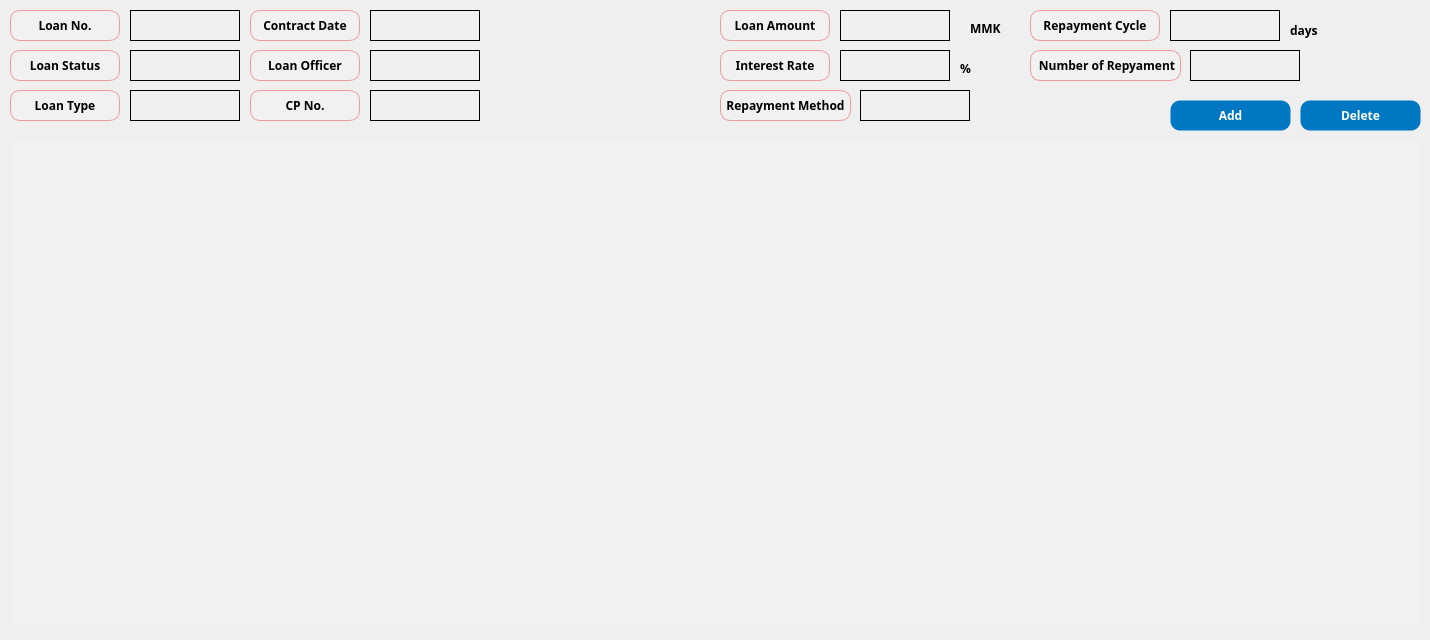
    <widget class="QWidget" name="tab_3">
     <attribute name="title">
      <string>Guarantor Management</string>
     </attribute>
     <widget class="QTableView" name="guarantorTable">
      <property name="geometry">
       <rect>
        <x>10</x>
        <y>140</y>
        <width>1411</width>
        <height>491</height>
       </rect>
      </property>
      <property name="styleSheet">
       <string notr="true">background-color: #f1f1f1;
border: 1px solid transparent;
border-radius: 10px;</string>
      </property>
     </widget>
     <widget class="QLabel" name="label_29">
      <property name="geometry">
       <rect>
        <x>10</x>
        <y>50</y>
        <width>110</width>
        <height>31</height>
       </rect>
      </property>
      <property name="minimumSize">
       <size>
        <width>110</width>
        <height>0</height>
       </size>
      </property>
      <property name="maximumSize">
       <size>
        <width>110</width>
        <height>16777215</height>
       </size>
      </property>
      <property name="font">
       <font>
        <family>Arial Black</family>
        <pointsize>9</pointsize>
        <weight>75</weight>
        <bold>true</bold>
       </font>
      </property>
      <property name="styleSheet">
       <string notr="true">background-color:rgb(241, 241, 241);
border: 1px solid #ef9a9a;
border-radius: 10px;</string>
      </property>
      <property name="frameShape">
       <enum>QFrame::Box</enum>
      </property>
      <property name="text">
       <string>Loan Status</string>
      </property>
      <property name="alignment">
       <set>Qt::AlignCenter</set>
      </property>
     </widget>
     <widget class="QLabel" name="label_34">
      <property name="geometry">
       <rect>
        <x>720</x>
        <y>50</y>
        <width>110</width>
        <height>31</height>
       </rect>
      </property>
      <property name="minimumSize">
       <size>
        <width>110</width>
        <height>0</height>
       </size>
      </property>
      <property name="maximumSize">
       <size>
        <width>110</width>
        <height>16777215</height>
       </size>
      </property>
      <property name="font">
       <font>
        <family>Arial Black</family>
        <pointsize>9</pointsize>
        <weight>75</weight>
        <bold>true</bold>
       </font>
      </property>
      <property name="styleSheet">
       <string notr="true">background-color:rgb(241, 241, 241);
border: 1px solid #ef9a9a;
border-radius: 10px;</string>
      </property>
      <property name="frameShape">
       <enum>QFrame::Box</enum>
      </property>
      <property name="text">
       <string>Interest Rate</string>
      </property>
      <property name="alignment">
       <set>Qt::AlignCenter</set>
      </property>
     </widget>
     <widget class="QLabel" name="label_38">
      <property name="geometry">
       <rect>
        <x>1030</x>
        <y>10</y>
        <width>130</width>
        <height>31</height>
       </rect>
      </property>
      <property name="minimumSize">
       <size>
        <width>130</width>
        <height>0</height>
       </size>
      </property>
      <property name="maximumSize">
       <size>
        <width>130</width>
        <height>16777215</height>
       </size>
      </property>
      <property name="font">
       <font>
        <family>Arial Black</family>
        <pointsize>9</pointsize>
        <weight>75</weight>
        <bold>true</bold>
       </font>
      </property>
      <property name="styleSheet">
       <string notr="true">background-color:rgb(241, 241, 241);
border: 1px solid #ef9a9a;
border-radius: 10px;</string>
      </property>
      <property name="frameShape">
       <enum>QFrame::Box</enum>
      </property>
      <property name="text">
       <string>Repayment Cycle</string>
      </property>
      <property name="alignment">
       <set>Qt::AlignCenter</set>
      </property>
     </widget>
     <widget class="QLabel" name="label_30">
      <property name="geometry">
       <rect>
        <x>720</x>
        <y>90</y>
        <width>131</width>
        <height>31</height>
       </rect>
      </property>
      <property name="minimumSize">
       <size>
        <width>110</width>
        <height>0</height>
       </size>
      </property>
      <property name="maximumSize">
       <size>
        <width>16777215</width>
        <height>16777215</height>
       </size>
      </property>
      <property name="font">
       <font>
        <family>Arial Black</family>
        <pointsize>9</pointsize>
        <weight>75</weight>
        <bold>true</bold>
       </font>
      </property>
      <property name="styleSheet">
       <string notr="true">background-color:rgb(241, 241, 241);
border: 1px solid #ef9a9a;
border-radius: 10px;</string>
      </property>
      <property name="frameShape">
       <enum>QFrame::Box</enum>
      </property>
      <property name="text">
       <string>Repayment Method</string>
      </property>
      <property name="alignment">
       <set>Qt::AlignCenter</set>
      </property>
     </widget>
     <widget class="QLabel" name="label_47">
      <property name="geometry">
       <rect>
        <x>970</x>
        <y>20</y>
        <width>41</width>
        <height>16</height>
       </rect>
      </property>
      <property name="font">
       <font>
        <family>Arial Black</family>
        <weight>75</weight>
        <bold>true</bold>
       </font>
      </property>
      <property name="text">
       <string>MMK</string>
      </property>
     </widget>
     <widget class="QLabel" name="label_31">
      <property name="geometry">
       <rect>
        <x>720</x>
        <y>10</y>
        <width>110</width>
        <height>31</height>
       </rect>
      </property>
      <property name="minimumSize">
       <size>
        <width>110</width>
        <height>0</height>
       </size>
      </property>
      <property name="maximumSize">
       <size>
        <width>110</width>
        <height>16777215</height>
       </size>
      </property>
      <property name="font">
       <font>
        <family>Arial Black</family>
        <pointsize>9</pointsize>
        <weight>75</weight>
        <bold>true</bold>
       </font>
      </property>
      <property name="styleSheet">
       <string notr="true">background-color:rgb(241, 241, 241);
border: 1px solid #ef9a9a;
border-radius: 10px;</string>
      </property>
      <property name="frameShape">
       <enum>QFrame::Box</enum>
      </property>
      <property name="text">
       <string>Loan Amount</string>
      </property>
      <property name="alignment">
       <set>Qt::AlignCenter</set>
      </property>
     </widget>
     <widget class="QLabel" name="label_32">
      <property name="geometry">
       <rect>
        <x>250</x>
        <y>50</y>
        <width>110</width>
        <height>31</height>
       </rect>
      </property>
      <property name="minimumSize">
       <size>
        <width>110</width>
        <height>0</height>
       </size>
      </property>
      <property name="maximumSize">
       <size>
        <width>110</width>
        <height>16777215</height>
       </size>
      </property>
      <property name="font">
       <font>
        <family>Arial Black</family>
        <pointsize>9</pointsize>
        <weight>75</weight>
        <bold>true</bold>
       </font>
      </property>
      <property name="styleSheet">
       <string notr="true">background-color:rgb(241, 241, 241);
border: 1px solid #ef9a9a;
border-radius: 10px;</string>
      </property>
      <property name="frameShape">
       <enum>QFrame::Box</enum>
      </property>
      <property name="text">
       <string>Loan Officer</string>
      </property>
      <property name="alignment">
       <set>Qt::AlignCenter</set>
      </property>
     </widget>
     <widget class="QLabel" name="label_136">
      <property name="geometry">
       <rect>
        <x>1290</x>
        <y>20</y>
        <width>31</width>
        <height>20</height>
       </rect>
      </property>
      <property name="font">
       <font>
        <family>Arial Black</family>
        <weight>75</weight>
        <bold>true</bold>
       </font>
      </property>
      <property name="text">
       <string>days</string>
      </property>
     </widget>
     <widget class="QLabel" name="label_36">
      <property name="geometry">
       <rect>
        <x>10</x>
        <y>90</y>
        <width>110</width>
        <height>31</height>
       </rect>
      </property>
      <property name="minimumSize">
       <size>
        <width>110</width>
        <height>0</height>
       </size>
      </property>
      <property name="maximumSize">
       <size>
        <width>110</width>
        <height>16777215</height>
       </size>
      </property>
      <property name="font">
       <font>
        <family>Arial Black</family>
        <pointsize>9</pointsize>
        <weight>75</weight>
        <bold>true</bold>
       </font>
      </property>
      <property name="styleSheet">
       <string notr="true">background-color:rgb(241, 241, 241);
border: 1px solid #ef9a9a;
border-radius: 10px;</string>
      </property>
      <property name="frameShape">
       <enum>QFrame::Box</enum>
      </property>
      <property name="text">
       <string>Loan Type</string>
      </property>
      <property name="alignment">
       <set>Qt::AlignCenter</set>
      </property>
     </widget>
     <widget class="QLabel" name="label_23">
      <property name="geometry">
       <rect>
        <x>10</x>
        <y>10</y>
        <width>110</width>
        <height>31</height>
       </rect>
      </property>
      <property name="minimumSize">
       <size>
        <width>110</width>
        <height>0</height>
       </size>
      </property>
      <property name="maximumSize">
       <size>
        <width>110</width>
        <height>16777215</height>
       </size>
      </property>
      <property name="font">
       <font>
        <family>Arial Black</family>
        <pointsize>9</pointsize>
        <weight>75</weight>
        <bold>true</bold>
       </font>
      </property>
      <property name="styleSheet">
       <string notr="true">background-color:rgb(241, 241, 241);
border: 1px solid #ef9a9a;
border-radius: 10px;</string>
      </property>
      <property name="frameShape">
       <enum>QFrame::Box</enum>
      </property>
      <property name="text">
       <string>Loan No.</string>
      </property>
      <property name="alignment">
       <set>Qt::AlignCenter</set>
      </property>
     </widget>
     <widget class="QLabel" name="label_41">
      <property name="geometry">
       <rect>
        <x>1030</x>
        <y>50</y>
        <width>151</width>
        <height>31</height>
       </rect>
      </property>
      <property name="minimumSize">
       <size>
        <width>130</width>
        <height>0</height>
       </size>
      </property>
      <property name="maximumSize">
       <size>
        <width>16777215</width>
        <height>16777215</height>
       </size>
      </property>
      <property name="font">
       <font>
        <family>Arial Black</family>
        <pointsize>9</pointsize>
        <weight>75</weight>
        <bold>true</bold>
       </font>
      </property>
      <property name="styleSheet">
       <string notr="true">background-color:rgb(241, 241, 241);
border: 1px solid #ef9a9a;
border-radius: 10px;</string>
      </property>
      <property name="frameShape">
       <enum>QFrame::Box</enum>
      </property>
      <property name="text">
       <string> Number of Repyament</string>
      </property>
      <property name="alignment">
       <set>Qt::AlignCenter</set>
      </property>
     </widget>
     <widget class="QLabel" name="label_48">
      <property name="geometry">
       <rect>
        <x>960</x>
        <y>60</y>
        <width>16</width>
        <height>16</height>
       </rect>
      </property>
      <property name="font">
       <font>
        <family>Arial Black</family>
        <weight>75</weight>
        <bold>true</bold>
       </font>
      </property>
      <property name="text">
       <string>%</string>
      </property>
     </widget>
     <widget class="QLabel" name="label_49">
      <property name="geometry">
       <rect>
        <x>250</x>
        <y>10</y>
        <width>110</width>
        <height>31</height>
       </rect>
      </property>
      <property name="minimumSize">
       <size>
        <width>110</width>
        <height>0</height>
       </size>
      </property>
      <property name="maximumSize">
       <size>
        <width>110</width>
        <height>16777215</height>
       </size>
      </property>
      <property name="font">
       <font>
        <family>Arial Black</family>
        <pointsize>9</pointsize>
        <weight>75</weight>
        <bold>true</bold>
       </font>
      </property>
      <property name="styleSheet">
       <string notr="true">background-color:rgb(241, 241, 241);
border: 1px solid #ef9a9a;
border-radius: 10px;</string>
      </property>
      <property name="frameShape">
       <enum>QFrame::Box</enum>
      </property>
      <property name="text">
       <string>Contract Date</string>
      </property>
      <property name="alignment">
       <set>Qt::AlignCenter</set>
      </property>
     </widget>
     <widget class="QLabel" name="guarantorLoanNumber">
      <property name="geometry">
       <rect>
        <x>130</x>
        <y>10</y>
        <width>110</width>
        <height>31</height>
       </rect>
      </property>
      <property name="minimumSize">
       <size>
        <width>110</width>
        <height>0</height>
       </size>
      </property>
      <property name="maximumSize">
       <size>
        <width>110</width>
        <height>16777215</height>
       </size>
      </property>
      <property name="font">
       <font>
        <family>Arial Black</family>
        <weight>75</weight>
        <bold>true</bold>
       </font>
      </property>
      <property name="styleSheet">
       <string notr="true">QLabel {
    border: 1px solid black;
    background-color: transparent;
    color: black;
}

QLabel:disabled {
    border: 1px solid lightgray;
    background-color: rgb(236, 236, 236);
    color: lightgray;
}
</string>
      </property>
      <property name="frameShape">
       <enum>QFrame::Box</enum>
      </property>
      <property name="text">
       <string/>
      </property>
     </widget>
     <widget class="QLabel" name="guarantorLoanStatus">
      <property name="geometry">
       <rect>
        <x>130</x>
        <y>50</y>
        <width>110</width>
        <height>31</height>
       </rect>
      </property>
      <property name="minimumSize">
       <size>
        <width>110</width>
        <height>0</height>
       </size>
      </property>
      <property name="maximumSize">
       <size>
        <width>110</width>
        <height>16777215</height>
       </size>
      </property>
      <property name="font">
       <font>
        <family>Arial Black</family>
        <weight>75</weight>
        <bold>true</bold>
       </font>
      </property>
      <property name="styleSheet">
       <string notr="true">QLabel {
    border: 1px solid black;
    background-color: transparent;
    color: black;
}

QLabel:disabled {
    border: 1px solid lightgray;
    background-color: rgb(236, 236, 236);
    color: lightgray;
}
</string>
      </property>
      <property name="frameShape">
       <enum>QFrame::Box</enum>
      </property>
      <property name="text">
       <string/>
      </property>
     </widget>
     <widget class="QLabel" name="guarantorLoanOfficer">
      <property name="geometry">
       <rect>
        <x>370</x>
        <y>50</y>
        <width>110</width>
        <height>31</height>
       </rect>
      </property>
      <property name="minimumSize">
       <size>
        <width>110</width>
        <height>0</height>
       </size>
      </property>
      <property name="maximumSize">
       <size>
        <width>110</width>
        <height>16777215</height>
       </size>
      </property>
      <property name="font">
       <font>
        <family>Arial Black</family>
        <weight>75</weight>
        <bold>true</bold>
       </font>
      </property>
      <property name="styleSheet">
       <string notr="true">QLabel {
    border: 1px solid black;
    background-color: transparent;
    color: black;
}

QLabel:disabled {
    border: 1px solid lightgray;
    background-color: rgb(236, 236, 236);
    color: lightgray;
}
</string>
      </property>
      <property name="frameShape">
       <enum>QFrame::Box</enum>
      </property>
      <property name="text">
       <string/>
      </property>
     </widget>
     <widget class="QLabel" name="guarantorContractDate">
      <property name="geometry">
       <rect>
        <x>370</x>
        <y>10</y>
        <width>110</width>
        <height>31</height>
       </rect>
      </property>
      <property name="minimumSize">
       <size>
        <width>110</width>
        <height>0</height>
       </size>
      </property>
      <property name="maximumSize">
       <size>
        <width>110</width>
        <height>16777215</height>
       </size>
      </property>
      <property name="font">
       <font>
        <family>Arial Black</family>
        <weight>75</weight>
        <bold>true</bold>
       </font>
      </property>
      <property name="styleSheet">
       <string notr="true">QLabel {
    border: 1px solid black;
    background-color: transparent;
    color: black;
}

QLabel:disabled {
    border: 1px solid lightgray;
    background-color: rgb(236, 236, 236);
    color: lightgray;
}
</string>
      </property>
      <property name="frameShape">
       <enum>QFrame::Box</enum>
      </property>
      <property name="text">
       <string/>
      </property>
     </widget>
     <widget class="QLabel" name="guarantorLoanType">
      <property name="geometry">
       <rect>
        <x>130</x>
        <y>90</y>
        <width>110</width>
        <height>31</height>
       </rect>
      </property>
      <property name="minimumSize">
       <size>
        <width>110</width>
        <height>0</height>
       </size>
      </property>
      <property name="maximumSize">
       <size>
        <width>110</width>
        <height>16777215</height>
       </size>
      </property>
      <property name="font">
       <font>
        <family>Arial Black</family>
        <weight>75</weight>
        <bold>true</bold>
       </font>
      </property>
      <property name="styleSheet">
       <string notr="true">QLabel {
    border: 1px solid black;
    background-color: transparent;
    color: black;
}

QLabel:disabled {
    border: 1px solid lightgray;
    background-color: rgb(236, 236, 236);
    color: lightgray;
}
</string>
      </property>
      <property name="frameShape">
       <enum>QFrame::Box</enum>
      </property>
      <property name="text">
       <string/>
      </property>
     </widget>
     <widget class="QLabel" name="guarantorLoanAmount">
      <property name="geometry">
       <rect>
        <x>840</x>
        <y>10</y>
        <width>110</width>
        <height>31</height>
       </rect>
      </property>
      <property name="minimumSize">
       <size>
        <width>110</width>
        <height>0</height>
       </size>
      </property>
      <property name="maximumSize">
       <size>
        <width>110</width>
        <height>16777215</height>
       </size>
      </property>
      <property name="font">
       <font>
        <family>Arial Black</family>
        <weight>75</weight>
        <bold>true</bold>
       </font>
      </property>
      <property name="styleSheet">
       <string notr="true">QLabel {
    border: 1px solid black;
    background-color: transparent;
    color: black;
}

QLabel:disabled {
    border: 1px solid lightgray;
    background-color: rgb(236, 236, 236);
    color: lightgray;
}
</string>
      </property>
      <property name="frameShape">
       <enum>QFrame::Box</enum>
      </property>
      <property name="text">
       <string/>
      </property>
     </widget>
     <widget class="QLabel" name="guarantorInterestRate">
      <property name="geometry">
       <rect>
        <x>840</x>
        <y>50</y>
        <width>110</width>
        <height>31</height>
       </rect>
      </property>
      <property name="minimumSize">
       <size>
        <width>110</width>
        <height>0</height>
       </size>
      </property>
      <property name="maximumSize">
       <size>
        <width>110</width>
        <height>16777215</height>
       </size>
      </property>
      <property name="font">
       <font>
        <family>Arial Black</family>
        <weight>75</weight>
        <bold>true</bold>
       </font>
      </property>
      <property name="styleSheet">
       <string notr="true">QLabel {
    border: 1px solid black;
    background-color: transparent;
    color: black;
}

QLabel:disabled {
    border: 1px solid lightgray;
    background-color: rgb(236, 236, 236);
    color: lightgray;
}
</string>
      </property>
      <property name="frameShape">
       <enum>QFrame::Box</enum>
      </property>
      <property name="text">
       <string/>
      </property>
     </widget>
     <widget class="QLabel" name="guarantorRepaymentMethod">
      <property name="geometry">
       <rect>
        <x>860</x>
        <y>90</y>
        <width>110</width>
        <height>31</height>
       </rect>
      </property>
      <property name="minimumSize">
       <size>
        <width>110</width>
        <height>0</height>
       </size>
      </property>
      <property name="maximumSize">
       <size>
        <width>110</width>
        <height>16777215</height>
       </size>
      </property>
      <property name="font">
       <font>
        <family>Arial Black</family>
        <weight>75</weight>
        <bold>true</bold>
       </font>
      </property>
      <property name="styleSheet">
       <string notr="true">QLabel {
    border: 1px solid black;
    background-color: transparent;
    color: black;
}

QLabel:disabled {
    border: 1px solid lightgray;
    background-color: rgb(236, 236, 236);
    color: lightgray;
}
</string>
      </property>
      <property name="frameShape">
       <enum>QFrame::Box</enum>
      </property>
      <property name="text">
       <string/>
      </property>
     </widget>
     <widget class="QLabel" name="guarantorRepaymentCycle">
      <property name="geometry">
       <rect>
        <x>1170</x>
        <y>10</y>
        <width>110</width>
        <height>31</height>
       </rect>
      </property>
      <property name="minimumSize">
       <size>
        <width>110</width>
        <height>0</height>
       </size>
      </property>
      <property name="maximumSize">
       <size>
        <width>110</width>
        <height>16777215</height>
       </size>
      </property>
      <property name="font">
       <font>
        <family>Arial Black</family>
        <weight>75</weight>
        <bold>true</bold>
       </font>
      </property>
      <property name="styleSheet">
       <string notr="true">QLabel {
    border: 1px solid black;
    background-color: transparent;
    color: black;
}

QLabel:disabled {
    border: 1px solid lightgray;
    background-color: rgb(236, 236, 236);
    color: lightgray;
}
</string>
      </property>
      <property name="frameShape">
       <enum>QFrame::Box</enum>
      </property>
      <property name="text">
       <string/>
      </property>
     </widget>
     <widget class="QLabel" name="guarantorNumberOfRepayment">
      <property name="geometry">
       <rect>
        <x>1190</x>
        <y>50</y>
        <width>110</width>
        <height>31</height>
       </rect>
      </property>
      <property name="minimumSize">
       <size>
        <width>110</width>
        <height>0</height>
       </size>
      </property>
      <property name="maximumSize">
       <size>
        <width>110</width>
        <height>16777215</height>
       </size>
      </property>
      <property name="font">
       <font>
        <family>Arial Black</family>
        <weight>75</weight>
        <bold>true</bold>
       </font>
      </property>
      <property name="styleSheet">
       <string notr="true">QLabel {
    border: 1px solid black;
    background-color: transparent;
    color: black;
}

QLabel:disabled {
    border: 1px solid lightgray;
    background-color: rgb(236, 236, 236);
    color: lightgray;
}
</string>
      </property>
      <property name="frameShape">
       <enum>QFrame::Box</enum>
      </property>
      <property name="text">
       <string/>
      </property>
     </widget>
     <widget class="QPushButton" name="addGuarantorButton">
      <property name="geometry">
       <rect>
        <x>1170</x>
        <y>100</y>
        <width>121</width>
        <height>31</height>
       </rect>
      </property>
      <property name="font">
       <font>
        <family>Arial Black</family>
        <pointsize>9</pointsize>
        <weight>75</weight>
        <bold>true</bold>
       </font>
      </property>
      <property name="styleSheet">
       <string notr="true">QPushButton {
    background-color: #0077c2;
    color: white;
    border: 1px solid transparent;
    border-radius: 10px;
    padding: 5px 10px;
}

QPushButton:hover {
    border: 1px solid white;
}

QPushButton:pressed {
    background-color: #005f9e;
    padding-top: 6px;
    padding-bottom: 4px;
}

QPushButton:disabled {
    background-color: lightgray;
    color: gray;
    border: 1px solid gray;
}
</string>
      </property>
      <property name="text">
       <string>Add</string>
      </property>
     </widget>
     <widget class="QPushButton" name="deleteGuarantorButton">
      <property name="geometry">
       <rect>
        <x>1300</x>
        <y>100</y>
        <width>121</width>
        <height>31</height>
       </rect>
      </property>
      <property name="font">
       <font>
        <family>Arial Black</family>
        <pointsize>9</pointsize>
        <weight>75</weight>
        <bold>true</bold>
       </font>
      </property>
      <property name="styleSheet">
       <string notr="true">QPushButton {
    background-color: #0077c2;
    color: white;
    border: 1px solid transparent;
    border-radius: 10px;
    padding: 5px 10px;
}

QPushButton:hover {
    border: 1px solid white;
}

QPushButton:pressed {
    background-color: #005f9e;
    padding-top: 6px;
    padding-bottom: 4px;
}

QPushButton:disabled {
    background-color: lightgray;
    color: gray;
    border: 1px solid gray;
}
</string>
      </property>
      <property name="text">
       <string>Delete</string>
      </property>
     </widget>
     <widget class="QLabel" name="label_74">
      <property name="geometry">
       <rect>
        <x>250</x>
        <y>90</y>
        <width>110</width>
        <height>31</height>
       </rect>
      </property>
      <property name="minimumSize">
       <size>
        <width>110</width>
        <height>0</height>
       </size>
      </property>
      <property name="maximumSize">
       <size>
        <width>110</width>
        <height>16777215</height>
       </size>
      </property>
      <property name="font">
       <font>
        <family>Arial Black</family>
        <pointsize>9</pointsize>
        <weight>75</weight>
        <bold>true</bold>
       </font>
      </property>
      <property name="styleSheet">
       <string notr="true">background-color:rgb(241, 241, 241);
border: 1px solid #ef9a9a;
border-radius: 10px;</string>
      </property>
      <property name="frameShape">
       <enum>QFrame::Box</enum>
      </property>
      <property name="text">
       <string>CP No.</string>
      </property>
      <property name="alignment">
       <set>Qt::AlignCenter</set>
      </property>
     </widget>
     <widget class="QLabel" name="guarantorCpNumber">
      <property name="geometry">
       <rect>
        <x>370</x>
        <y>90</y>
        <width>110</width>
        <height>31</height>
       </rect>
      </property>
      <property name="minimumSize">
       <size>
        <width>110</width>
        <height>0</height>
       </size>
      </property>
      <property name="maximumSize">
       <size>
        <width>110</width>
        <height>16777215</height>
       </size>
      </property>
      <property name="font">
       <font>
        <family>Arial Black</family>
        <weight>75</weight>
        <bold>true</bold>
       </font>
      </property>
      <property name="styleSheet">
       <string notr="true">QLabel {
    border: 1px solid black;
    background-color: transparent;
    color: black;
}

QLabel:disabled {
    border: 1px solid lightgray;
    background-color: rgb(236, 236, 236);
    color: lightgray;
}
</string>
      </property>
      <property name="frameShape">
       <enum>QFrame::Box</enum>
      </property>
      <property name="text">
       <string/>
      </property>
     </widget>
    </widget>
